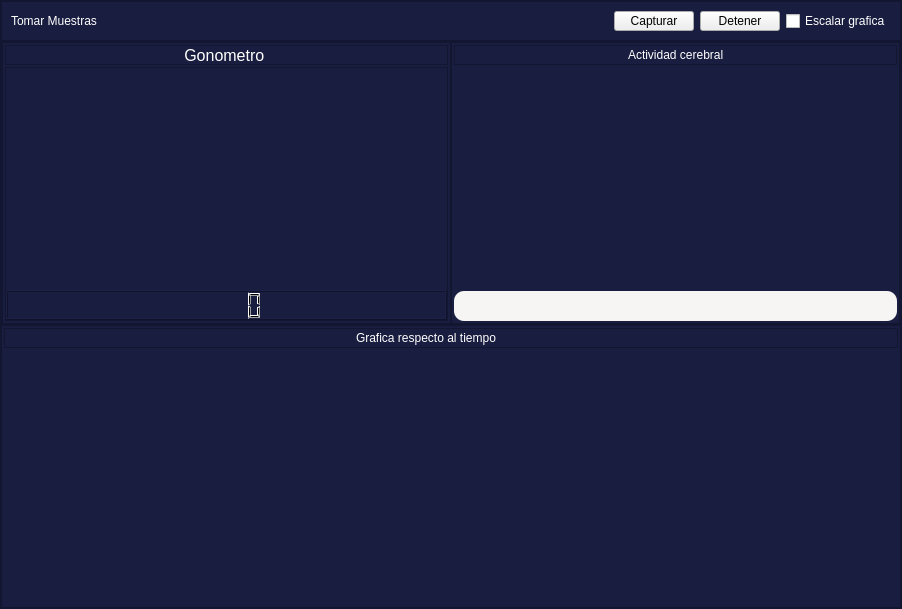
<?xml version="1.0" encoding="UTF-8"?>
<ui version="4.0">
 <class>Form</class>
 <widget class="QWidget" name="Form">
  <property name="geometry">
   <rect>
    <x>0</x>
    <y>0</y>
    <width>902</width>
    <height>609</height>
   </rect>
  </property>
  <property name="windowTitle">
   <string>Form</string>
  </property>
  <layout class="QVBoxLayout" name="verticalLayout_2">
   <property name="spacing">
    <number>0</number>
   </property>
   <property name="leftMargin">
    <number>0</number>
   </property>
   <property name="topMargin">
    <number>0</number>
   </property>
   <property name="rightMargin">
    <number>0</number>
   </property>
   <property name="bottomMargin">
    <number>0</number>
   </property>
   <item>
    <widget class="QFrame" name="frame_all">
     <property name="styleSheet">
      <string notr="true">QFrame{
	background-color: rgb(25, 29, 63);
}</string>
     </property>
     <property name="frameShape">
      <enum>QFrame::Shape::StyledPanel</enum>
     </property>
     <property name="frameShadow">
      <enum>QFrame::Shadow::Raised</enum>
     </property>
     <layout class="QVBoxLayout" name="verticalLayout">
      <property name="spacing">
       <number>0</number>
      </property>
      <property name="leftMargin">
       <number>0</number>
      </property>
      <property name="topMargin">
       <number>0</number>
      </property>
      <property name="rightMargin">
       <number>0</number>
      </property>
      <property name="bottomMargin">
       <number>0</number>
      </property>
      <item>
       <widget class="QFrame" name="frame_ops">
        <property name="maximumSize">
         <size>
          <width>16777215</width>
          <height>40</height>
         </size>
        </property>
        <property name="frameShape">
         <enum>QFrame::Shape::StyledPanel</enum>
        </property>
        <property name="frameShadow">
         <enum>QFrame::Shadow::Raised</enum>
        </property>
        <layout class="QHBoxLayout" name="horizontalLayout">
         <item>
          <widget class="QLabel" name="label">
           <property name="styleSheet">
            <string notr="true">color: white;
</string>
           </property>
           <property name="text">
            <string>Tomar Muestras </string>
           </property>
          </widget>
         </item>
         <item>
          <spacer name="horizontalSpacer">
           <property name="orientation">
            <enum>Qt::Orientation::Horizontal</enum>
           </property>
           <property name="sizeHint" stdset="0">
            <size>
             <width>40</width>
             <height>20</height>
            </size>
           </property>
          </spacer>
         </item>
         <item>
          <widget class="QPushButton" name="pushButton_3">
           <property name="text">
            <string>Capturar</string>
           </property>
          </widget>
         </item>
         <item>
          <widget class="QPushButton" name="pushButton_2">
           <property name="text">
            <string>Detener</string>
           </property>
          </widget>
         </item>
         <item>
          <widget class="QCheckBox" name="checkBox">
           <property name="styleSheet">
            <string notr="true">color: white;</string>
           </property>
           <property name="text">
            <string>Escalar grafica</string>
           </property>
          </widget>
         </item>
        </layout>
       </widget>
      </item>
      <item>
       <widget class="QFrame" name="frame_monitor">
        <property name="frameShape">
         <enum>QFrame::Shape::StyledPanel</enum>
        </property>
        <property name="frameShadow">
         <enum>QFrame::Shadow::Raised</enum>
        </property>
        <layout class="QHBoxLayout" name="horizontalLayout_2">
         <property name="spacing">
          <number>0</number>
         </property>
         <property name="leftMargin">
          <number>0</number>
         </property>
         <property name="topMargin">
          <number>0</number>
         </property>
         <property name="rightMargin">
          <number>0</number>
         </property>
         <property name="bottomMargin">
          <number>0</number>
         </property>
         <item>
          <widget class="QFrame" name="frame_graf_2">
           <property name="frameShape">
            <enum>QFrame::Shape::StyledPanel</enum>
           </property>
           <property name="frameShadow">
            <enum>QFrame::Shadow::Raised</enum>
           </property>
           <layout class="QVBoxLayout" name="verticalLayout_3">
            <property name="spacing">
             <number>2</number>
            </property>
            <property name="leftMargin">
             <number>2</number>
            </property>
            <property name="topMargin">
             <number>2</number>
            </property>
            <property name="rightMargin">
             <number>2</number>
            </property>
            <property name="bottomMargin">
             <number>2</number>
            </property>
            <item>
             <widget class="QFrame" name="frame_7">
              <property name="maximumSize">
               <size>
                <width>16777215</width>
                <height>20</height>
               </size>
              </property>
              <property name="frameShape">
               <enum>QFrame::Shape::StyledPanel</enum>
              </property>
              <property name="frameShadow">
               <enum>QFrame::Shadow::Raised</enum>
              </property>
              <layout class="QHBoxLayout" name="horizontalLayout_3">
               <property name="spacing">
                <number>0</number>
               </property>
               <property name="leftMargin">
                <number>0</number>
               </property>
               <property name="topMargin">
                <number>0</number>
               </property>
               <property name="rightMargin">
                <number>0</number>
               </property>
               <property name="bottomMargin">
                <number>0</number>
               </property>
               <item>
                <spacer name="horizontalSpacer_2">
                 <property name="orientation">
                  <enum>Qt::Orientation::Horizontal</enum>
                 </property>
                 <property name="sizeHint" stdset="0">
                  <size>
                   <width>40</width>
                   <height>20</height>
                  </size>
                 </property>
                </spacer>
               </item>
               <item>
                <widget class="QLabel" name="label_2">
                 <property name="styleSheet">
                  <string notr="true">color: white;
</string>
                 </property>
                 <property name="text">
                  <string>&lt;html&gt;&lt;head/&gt;&lt;body&gt;&lt;p align=&quot;center&quot;&gt;&lt;span style=&quot; font-size:12pt;&quot;&gt;Gonometro &lt;/span&gt;&lt;/p&gt;&lt;/body&gt;&lt;/html&gt;</string>
                 </property>
                </widget>
               </item>
               <item>
                <spacer name="horizontalSpacer_3">
                 <property name="orientation">
                  <enum>Qt::Orientation::Horizontal</enum>
                 </property>
                 <property name="sizeHint" stdset="0">
                  <size>
                   <width>40</width>
                   <height>20</height>
                  </size>
                 </property>
                </spacer>
               </item>
              </layout>
             </widget>
            </item>
            <item>
             <widget class="QFrame" name="frame_gono">
              <property name="frameShape">
               <enum>QFrame::Shape::StyledPanel</enum>
              </property>
              <property name="frameShadow">
               <enum>QFrame::Shadow::Raised</enum>
              </property>
              <layout class="QVBoxLayout" name="verticalLayout_6">
               <property name="spacing">
                <number>0</number>
               </property>
               <property name="leftMargin">
                <number>0</number>
               </property>
               <property name="topMargin">
                <number>0</number>
               </property>
               <property name="rightMargin">
                <number>0</number>
               </property>
               <property name="bottomMargin">
                <number>0</number>
               </property>
               <item>
                <widget class="QWidget" name="widget_Gono" native="true"/>
               </item>
               <item>
                <widget class="QLCDNumber" name="lcdIndicador">
                 <property name="maximumSize">
                  <size>
                   <width>16777215</width>
                   <height>30</height>
                  </size>
                 </property>
                </widget>
               </item>
              </layout>
             </widget>
            </item>
           </layout>
          </widget>
         </item>
         <item>
          <widget class="QFrame" name="frame_cereb">
           <property name="frameShape">
            <enum>QFrame::Shape::StyledPanel</enum>
           </property>
           <property name="frameShadow">
            <enum>QFrame::Shadow::Raised</enum>
           </property>
           <layout class="QVBoxLayout" name="verticalLayout_4">
            <property name="spacing">
             <number>2</number>
            </property>
            <property name="leftMargin">
             <number>2</number>
            </property>
            <property name="topMargin">
             <number>2</number>
            </property>
            <property name="rightMargin">
             <number>2</number>
            </property>
            <property name="bottomMargin">
             <number>2</number>
            </property>
            <item>
             <widget class="QFrame" name="frame_9">
              <property name="maximumSize">
               <size>
                <width>16777215</width>
                <height>20</height>
               </size>
              </property>
              <property name="frameShape">
               <enum>QFrame::Shape::StyledPanel</enum>
              </property>
              <property name="frameShadow">
               <enum>QFrame::Shadow::Raised</enum>
              </property>
              <layout class="QHBoxLayout" name="horizontalLayout_4">
               <property name="spacing">
                <number>0</number>
               </property>
               <property name="leftMargin">
                <number>0</number>
               </property>
               <property name="topMargin">
                <number>0</number>
               </property>
               <property name="rightMargin">
                <number>0</number>
               </property>
               <property name="bottomMargin">
                <number>0</number>
               </property>
               <item>
                <spacer name="horizontalSpacer_7">
                 <property name="orientation">
                  <enum>Qt::Orientation::Horizontal</enum>
                 </property>
                 <property name="sizeHint" stdset="0">
                  <size>
                   <width>40</width>
                   <height>20</height>
                  </size>
                 </property>
                </spacer>
               </item>
               <item>
                <widget class="QLabel" name="label_3">
                 <property name="styleSheet">
                  <string notr="true">color: white;
</string>
                 </property>
                 <property name="text">
                  <string>Actividad cerebral</string>
                 </property>
                </widget>
               </item>
               <item>
                <spacer name="horizontalSpacer_6">
                 <property name="orientation">
                  <enum>Qt::Orientation::Horizontal</enum>
                 </property>
                 <property name="sizeHint" stdset="0">
                  <size>
                   <width>40</width>
                   <height>20</height>
                  </size>
                 </property>
                </spacer>
               </item>
              </layout>
             </widget>
            </item>
            <item>
             <widget class="QWidget" name="widget_3" native="true"/>
            </item>
            <item>
             <widget class="QLabel" name="label_act">
              <property name="maximumSize">
               <size>
                <width>16777215</width>
                <height>30</height>
               </size>
              </property>
              <property name="styleSheet">
               <string notr="true">color: rgb(36, 31, 49);
background-color: rgb(246, 245, 244);
border-radius: 10px;</string>
              </property>
              <property name="text">
               <string/>
              </property>
             </widget>
            </item>
           </layout>
          </widget>
         </item>
        </layout>
       </widget>
      </item>
      <item>
       <widget class="QFrame" name="frame_graf">
        <property name="frameShape">
         <enum>QFrame::Shape::StyledPanel</enum>
        </property>
        <property name="frameShadow">
         <enum>QFrame::Shadow::Raised</enum>
        </property>
        <layout class="QVBoxLayout" name="verticalLayout_5">
         <property name="spacing">
          <number>2</number>
         </property>
         <property name="leftMargin">
          <number>2</number>
         </property>
         <property name="topMargin">
          <number>2</number>
         </property>
         <property name="rightMargin">
          <number>2</number>
         </property>
         <property name="bottomMargin">
          <number>2</number>
         </property>
         <item>
          <widget class="QFrame" name="frame_lambel">
           <property name="maximumSize">
            <size>
             <width>16777215</width>
             <height>20</height>
            </size>
           </property>
           <property name="frameShape">
            <enum>QFrame::Shape::StyledPanel</enum>
           </property>
           <property name="frameShadow">
            <enum>QFrame::Shadow::Raised</enum>
           </property>
           <layout class="QHBoxLayout" name="horizontalLayout_5">
            <property name="spacing">
             <number>0</number>
            </property>
            <property name="leftMargin">
             <number>0</number>
            </property>
            <property name="topMargin">
             <number>0</number>
            </property>
            <property name="rightMargin">
             <number>0</number>
            </property>
            <property name="bottomMargin">
             <number>0</number>
            </property>
            <item>
             <spacer name="horizontalSpacer_4">
              <property name="orientation">
               <enum>Qt::Orientation::Horizontal</enum>
              </property>
              <property name="sizeHint" stdset="0">
               <size>
                <width>348</width>
                <height>15</height>
               </size>
              </property>
             </spacer>
            </item>
            <item>
             <widget class="QLabel" name="label_4">
              <property name="minimumSize">
               <size>
                <width>191</width>
                <height>0</height>
               </size>
              </property>
              <property name="styleSheet">
               <string notr="true">color: white;
</string>
              </property>
              <property name="text">
               <string>Grafica respecto al tiempo</string>
              </property>
             </widget>
            </item>
            <item>
             <spacer name="horizontalSpacer_5">
              <property name="orientation">
               <enum>Qt::Orientation::Horizontal</enum>
              </property>
              <property name="sizeHint" stdset="0">
               <size>
                <width>347</width>
                <height>15</height>
               </size>
              </property>
             </spacer>
            </item>
           </layout>
          </widget>
         </item>
         <item>
          <widget class="QWidget" name="widget_graf" native="true">
           <property name="styleSheet">
            <string notr="true">.QWhite{
	background-color: ;
	color: rgb(40, 36, 76);
	border-radius: 20px;	
}</string>
           </property>
          </widget>
         </item>
        </layout>
       </widget>
      </item>
     </layout>
    </widget>
   </item>
  </layout>
 </widget>
 <resources/>
 <connections/>
</ui>
